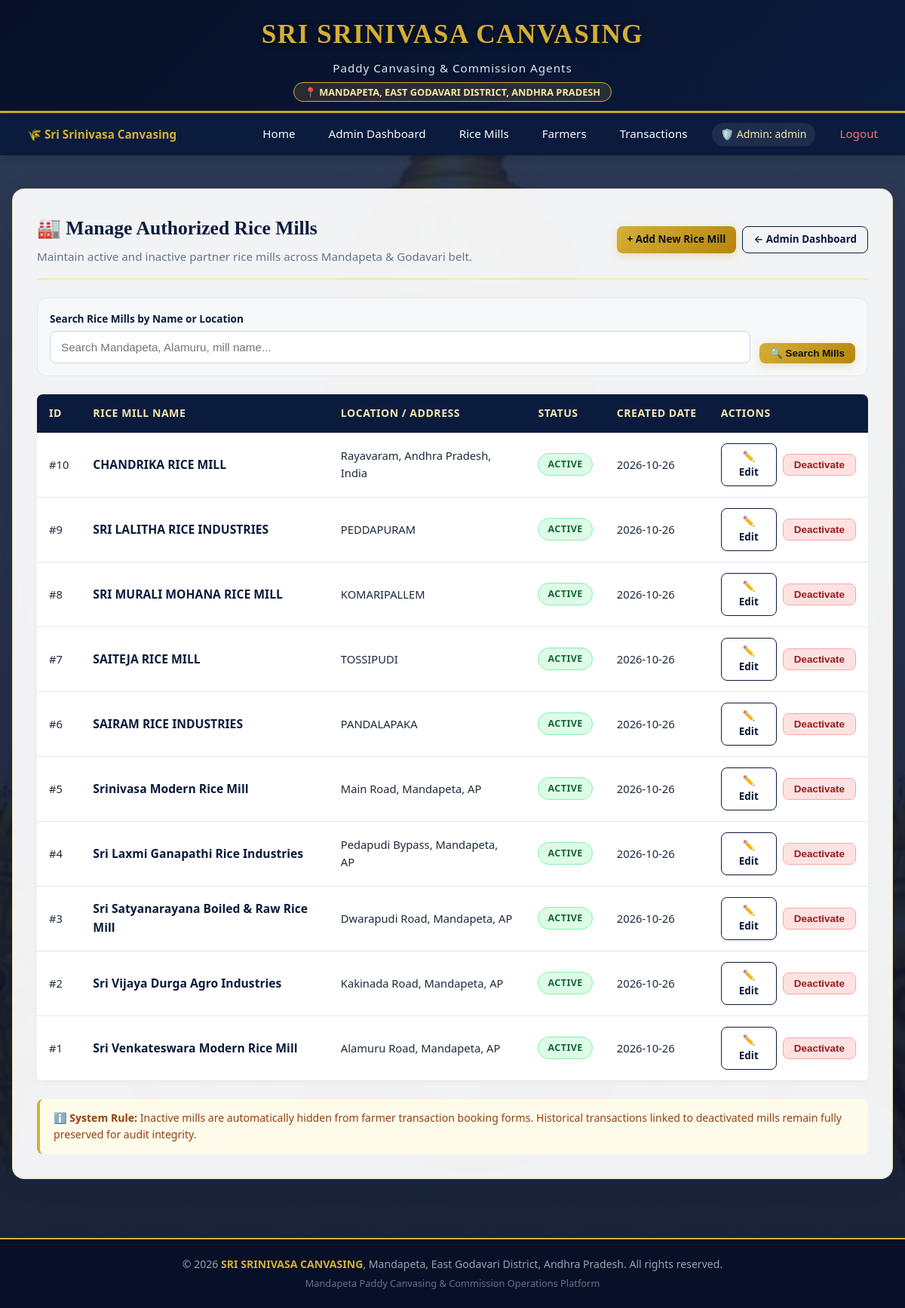
Page /admin/rice-mills (signed in) on the committed database.
### tables this page shows
CREATE TABLE rice_mills(
                id INTEGER PRIMARY KEY AUTOINCREMENT,
                mill_name TEXT NOT NULL,
                location TEXT,
                is_active INTEGER NOT NULL DEFAULT 1,
                created_at TEXT NOT NULL,
                updated_at TEXT NOT NULL
            );

### app.py (the view)
@app.route("/admin/rice-mills")
@auth.admin_required
def manage_rice_mills():
    search_q = request.args.get("q", "").strip()
    if search_q:
        mills = db.query_db(
            "SELECT * FROM rice_mills WHERE mill_name LIKE ? OR location LIKE ? ORDER BY id DESC",
            (f"%{search_q}%", f"%{search_q}%"),
        )
    else:
        mills = db.query_db("SELECT * FROM rice_mills ORDER BY id DESC")
    return render_template("manage_rice_mills.html", mills=mills, search_q=search_q)

### app.py (called while the page is built)
@app.context_processor
def inject_global_data():
    return {
        "business_name": "SRI SRINIVASA CANVASING",
        "business_location": "Mandapeta, East Godavari District, Andhra Pradesh",
        "business_address": "Main Road, Mandapeta, East Godavari District, AP - 533308",
        "current_year": datetime.datetime.now().year,
        "csrf_token": auth.generate_csrf_token,
        "mask_aadhaar": auth.mask_aadhaar,
        "mask_mobile": auth.mask_mobile,
    }

### auth.py (called while the page is built)
def generate_csrf_token() -> str:
    if "_csrf_token" not in session:
        session["_csrf_token"] = secrets.token_hex(24)
    return session["_csrf_token"]

def admin_required(f):
    @wraps(f)
    def decorated_function(*args, **kwargs):
        if not session.get("user_id") or session.get("role") != "admin":
            flash("Administrator authentication required.", "danger")
            return redirect(url_for("admin_login"))
        return f(*args, **kwargs)
    return decorated_function

### db.py (called while the page is built)
def is_postgres():
    return bool(DATABASE_URL and DATABASE_URL.startswith(("postgres://", "postgresql://")))

def get_db():
    if is_postgres():
        import psycopg2
        import psycopg2.extras
        url = DATABASE_URL
        if url.startswith("postgres://"):
            url = url.replace("postgres://", "postgresql://", 1)
        conn = psycopg2.connect(url, cursor_factory=psycopg2.extras.DictCursor)
        conn.autocommit = False
        return conn
    else:
        db_path = os.environ.get("SQLITE_PATH", DEFAULT_SQLITE_PATH)
        conn = sqlite3.connect(db_path)
        conn.row_factory = sqlite3.Row
        conn.execute("PRAGMA foreign_keys = ON")
        return conn

def query_db(query, args=(), one=False, commit=False):
    conn = get_db()
    try:
        cur = conn.cursor()
        actual_query = query
        if is_postgres():
            actual_query = query.replace("?", "%s")
        cur.execute(actual_query, args)
        if commit:
            conn.commit()
            last_id = getattr(cur, "lastrowid", None)
            cur.close()
            conn.close()
            return last_id
        rv = cur.fetchall()
        cur.close()
        conn.close()
        return (rv[0] if rv else None) if one else rv
    except Exception as e:
        if commit and conn:
            try:
                conn.rollback()
            except Exception:
                pass
        if conn:
            conn.close()
        raise e

### templates/manage_rice_mills.html (shortened to what this page needs)
{% extends "base.html" %}
{% block content %}
<div class="content-card">
    <div class="card-header-styled">
        <div>
            <h2 class="card-title">🏭 Manage Authorized Rice Mills</h2>
            <div style="color: var(--text-muted); font-size: 0.95rem; margin-top: 4px;">
                Maintain active and inactive partner rice mills across Mandapeta & Godavari belt.
            </div>
        </div>
        <div style="display: flex; gap: 8px;">
            <a href="{{ url_for('add_rice_mill') }}" class="btn btn-primary btn-sm">
                + Add New Rice Mill
            </a>
            <a href="{{ url_for('admin_dashboard') }}" class="btn btn-outline btn-sm">
                &larr; Admin Dashboard
            </a>
        </div>
    </div>
    <form method="GET" action="{{ url_for('manage_rice_mills') }}" style="background: rgba(248, 250, 252, 0.9); border: 1px solid #E2E8F0; padding: 16px; border-radius: var(--border-radius-md); margin-bottom: 24px; display: flex; gap: 12px; align-items: flex-end; flex-wrap: wrap;">
        <div style="flex: 1; min-width: 250px;">
            <label class="form-label" style="font-size: 0.85rem;">Search Rice Mills by Name or Location</label>
            <input type="text" name="q" class="form-control" placeholder="Search Mandapeta, Alamuru, mill name..." value="{{ search_q or '' }}">
        </div>
        <div style="display: flex; gap: 8px;">
            <button type="submit" class="btn btn-primary btn-sm">
                🔍 Search Mills
            </button>
        </div>
    </form>
    {% if mills %}
        <div class="table-responsive">
            <table class="custom-table">
                <thead>
                    <tr>
                        <th>ID</th>
                        <th>Rice Mill Name</th>
                        <th>Location / Address</th>
                        <th>Status</th>
                        <th>Created Date</th>
                        <th>Actions</th>
                    </tr>
                </thead>
                <tbody>
                    {% for mill in mills %}
                        <tr>
                            <td>#{{ mill['id'] }}</td>
                            <td>
                                <strong style="color: var(--primary-blue); font-size: 0.98rem;">{{ mill['mill_name'] }}</strong>
                            </td>
                            <td>{{ mill['location'] or 'Location not specified' }}</td>
                            <td>
                                {% if mill['is_active'] %}
                                    <span class="badge badge-approved">Active</span>
                                {% else %}
                                    <span class="badge badge-inactive">Inactive</span>
                                {% endif %}
                            </td>
                            <td>{{ mill['created_at'][:10] if mill['created_at'] else 'N/A' }}</td>
                            <td>
                                <div style="display: flex; gap: 8px; align-items: center;">
                                    <a href="{{ url_for('edit_rice_mill', mill_id=mill['id']) }}" class="btn btn-outline btn-sm">
                                        ✏️ Edit
                                    </a>
                                    <form method="POST" action="{{ url_for('toggle_rice_mill', mill_id=mill['id']) }}" style="display: inline;" onsubmit="return confirm('Are you sure you want to {{ 'deactivate' if mill['is_active'] else 'activate' }} {{ mill['mill_name'] }}?');">
                                        {% if mill['is_active'] %}
                                            <button type="submit" class="btn btn-sm" style="background: #FEE2E2; color: #991B1B; border: 1px solid #FCA5A5;">
                                                Deactivate
                                            </button>
                                        {% else %}
                                            <button type="submit" class="btn btn-sm" style="background: #DCFCE7; color: #166534; border: 1px solid #86EFAC;">
                                                Activate
                                            </button>
                                        {% endif %}
                                    </form>
                                </div>
                            </td>
                        </tr>
                    {% endfor %}
                </tbody>
            </table>
        </div>
    {% endif %}
    <div style="margin-top: 24px; padding: 14px 18px; background: #FFFBEB; border-radius: var(--border-radius-sm); border-left: 4px solid var(--gold-primary); font-size: 0.88rem; color: #92400E;">
        ℹ️ <strong>System Rule:</strong> Inactive mills are automatically hidden from farmer transaction booking forms. Historical transactions linked to deactivated mills remain fully preserved for audit integrity.
    </div>
</div>
{% endblock %}

### static/css/style.css (style rules this page uses)
:root { --primary-blue: #0B1B3D; --secondary-blue: #152E5E; --navy-dark: #071026; --gold-primary: #D4AF37; --gold-hover: #B8860B; --gold-light: #F7E7A9; --gold-border: #E5C158; --cream-bg: #FDFBF7; --text-dark: #1E293B; --text-muted: #64748B; --card-bg: rgba(255, 255, 255, 0.94); --border-radius-sm: 8px; --border-radius-md: 12px; --border-radius-lg: 16px; --shadow-soft: 0 8px 30px rgba(11, 27, 61, 0.12); --shadow-hover: 0 14px 40px rgba(11, 27, 61, 0.20); --status-pending: #D97706; --status-approved: #16A34A; --status-rejected: #DC2626; }
* { margin: 0; padding: 0; box-sizing: border-box; }
body { font-family: 'Segoe UI', -apple-system, BlinkMacSystemFont, Roboto, Oxygen, Ubuntu, Cantarell, sans-serif; color: var(--text-dark); line-height: 1.6; min-height: 100vh; display: flex; flex-direction: column; background: linear-gradient(rgba(11, 27, 61, 0.85), rgba(7, 16, 38, 0.92)), url('/static/balaji.jpg') center center fixed no-repeat; background-size: cover; }
a { color: var(--primary-blue); text-decoration: none; transition: all 0.2s ease; }
.content-card { background: var(--card-bg); backdrop-filter: blur(8px); -webkit-backdrop-filter: blur(8px); border-radius: var(--border-radius-lg); box-shadow: var(--shadow-soft); border: 1px solid rgba(212, 175, 55, 0.35); padding: 32px; margin-bottom: 28px; transition: transform 0.2s ease, box-shadow 0.2s ease; }
.card-header-styled { display: flex; justify-content: space-between; align-items: center; border-bottom: 2px solid var(--gold-light); padding-bottom: 16px; margin-bottom: 24px; flex-wrap: wrap; gap: 12px; }
.card-title { font-family: 'Georgia', serif; color: var(--primary-blue); font-size: 1.6rem; font-weight: 700; }
.btn { display: inline-flex; align-items: center; justify-content: center; gap: 8px; padding: 10px 22px; font-size: 0.95rem; font-weight: 600; border-radius: var(--border-radius-sm); cursor: pointer; transition: all 0.2s ease; border: none; text-align: center; }
.btn-primary { background: linear-gradient(135deg, var(--gold-primary) 0%, var(--gold-hover) 100%); color: #071026; box-shadow: 0 4px 12px rgba(212, 175, 55, 0.3); }
.btn-outline { background: transparent; color: var(--primary-blue); border: 1.5px solid var(--primary-blue); }
.btn-sm { padding: 6px 14px; font-size: 0.84rem; }
.form-label { display: block; font-size: 0.9rem; font-weight: 600; color: var(--primary-blue); margin-bottom: 6px; }
.form-control, .form-select { width: 100%; padding: 12px 14px; font-size: 0.95rem; border: 1.5px solid #CBD5E1; border-radius: var(--border-radius-sm); background: #FFFFFF; color: var(--text-dark); transition: border-color 0.2s ease, box-shadow 0.2s ease; }
.table-responsive { width: 100%; overflow-x: auto; margin: 16px 0; border-radius: var(--border-radius-sm); box-shadow: 0 2px 8px rgba(0,0,0,0.03); }
.custom-table { width: 100%; border-collapse: collapse; background: #FFFFFF; text-align: left; }
.custom-table th { background: var(--primary-blue); color: var(--gold-light); font-weight: 600; font-size: 0.88rem; padding: 14px 16px; text-transform: uppercase; letter-spacing: 0.5px; white-space: nowrap; }
.custom-table td { padding: 14px 16px; border-bottom: 1px solid #E2E8F0; font-size: 0.92rem; color: var(--text-dark); }
.badge { display: inline-block; padding: 4px 12px; font-size: 0.78rem; font-weight: 700; border-radius: 20px; text-transform: uppercase; letter-spacing: 0.5px; }
.badge-approved { background-color: #DCFCE7; color: #166534; border: 1px solid #86EFAC; }

### static/css/print.css (style rules this page uses)
* { -webkit-print-color-adjust: exact !important; print-color-adjust: exact !important; }
body { background: #FFFFFF !important; color: #111827 !important; font-family: 'Times New Roman', Times, serif; font-size: 11pt; line-height: 1.4; padding: 0 !important; margin: 0 !important; }
.no-print, .navbar, .header-top, .footer, .btn, .flash-container, .nav-links, .card-header-styled .btn, .alert { display: none !important; }
.content-card { background: #FFFFFF !important; box-shadow: none !important; border: none !important; padding: 0 !important; margin: 0 !important; }

### rows in the picture
rice_mills: id "10", mill_name "CHANDRIKA RICE MILL", location "Rayavaram, Andhra Pradesh, India", is_active "ACTIVE", created_at "2026-10-26"
rice_mills: id "9", mill_name "SRI LALITHA RICE INDUSTRIES", location "PEDDAPURAM", is_active "ACTIVE", created_at "2026-10-26"
rice_mills: id "8", mill_name "SRI MURALI MOHANA RICE MILL", location "KOMARIPALLEM", is_active "ACTIVE", created_at "2026-10-26"
rice_mills: id "7", mill_name "SAITEJA RICE MILL", location "TOSSIPUDI", is_active "ACTIVE", created_at "2026-10-26"
rice_mills: id "6", mill_name "SAIRAM RICE INDUSTRIES", location "PANDALAPAKA", is_active "ACTIVE", created_at "2026-10-26"
rice_mills: id "5", mill_name "Srinivasa Modern Rice Mill", location "Main Road, Mandapeta, AP", is_active "ACTIVE", created_at "2026-10-26"
rice_mills: id "4", mill_name "Sri Laxmi Ganapathi Rice Industries", location "Pedapudi Bypass, Mandapeta, AP", is_active "ACTIVE", created_at "2026-10-26"
rice_mills: id "3", mill_name "Sri Satyanarayana Boiled & Raw Rice Mill", location "Dwarapudi Road, Mandapeta, AP", is_active "ACTIVE", created_at "2026-10-26"
rice_mills: id "2", mill_name "Sri Vijaya Durga Agro Industries", location "Kakinada Road, Mandapeta, AP", is_active "ACTIVE", created_at "2026-10-26"
rice_mills: id "1", mill_name "Sri Venkateswara Modern Rice Mill", location "Alamuru Road, Mandapeta, AP", is_active "ACTIVE", created_at "2026-10-26"

### other values in the picture
{{ business_name }} "SRI SRINIVASA CANVASING"
{{ business_location }} "MANDAPETA, EAST GODAVARI DISTRICT, ANDHRA PRADESH"
{{ session.get('username', 'Admin') }} "admin"
{{ business_location }} "Mandapeta, East Godavari District, Andhra Pradesh"
